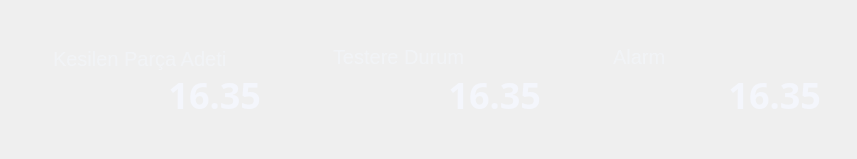
  <widget class="QFrame" name="Container_5">
   <property name="geometry">
    <rect>
     <x>1033</x>
     <y>851</y>
     <width>857</width>
     <height>159</height>
    </rect>
   </property>
   <property name="styleSheet">
    <string notr="true">QFrame {
    background: qlineargradient(
        x1:0, y1:0, x2:0, y2:1,
        stop:0 rgba(6, 11, 38, 240),
        stop:1 rgba(26, 31, 55, 0)
    );
    border-radius: 20px;
}
</string>
   </property>
   <property name="frameShape">
    <enum>QFrame::StyledPanel</enum>
   </property>
   <property name="frameShadow">
    <enum>QFrame::Raised</enum>
   </property>
   <widget class="QFrame" name="FrameKesilenParcaAdeti">
    <property name="geometry">
     <rect>
      <x>20</x>
      <y>27</y>
      <width>260</width>
      <height>105</height>
     </rect>
    </property>
    <property name="styleSheet">
     <string notr="true">QFrame {
    background: qlineargradient(
        x1:0, y1:0, x2:0, y2:1,
        stop:0 rgba(6, 11, 38, 240),
        stop:1 rgba(26, 31, 55, 0)
    );
    border-radius: 20px;
}
</string>
    </property>
    <property name="frameShape">
     <enum>QFrame::StyledPanel</enum>
    </property>
    <property name="frameShadow">
     <enum>QFrame::Raised</enum>
    </property>
    <widget class="QLabel" name="labelKesilenParcaAdeti">
     <property name="geometry">
      <rect>
       <x>33</x>
       <y>20</y>
       <width>211</width>
       <height>31</height>
      </rect>
     </property>
     <property name="styleSheet">
      <string notr="true">QLabel{
	background-color: transparent;
	color: rgba(244, 246, 252, 151);
	font-family: 'Plus-Jakarta-Sans';
	font-weight: medium;
	font-size: 20px;
}</string>
     </property>
     <property name="text">
      <string>Kesilen Parça Adeti</string>
     </property>
     <property name="alignment">
      <set>Qt::AlignLeading|Qt::AlignLeft|Qt::AlignTop</set>
     </property>
    </widget>
    <widget class="QLabel" name="labelKesilenParcaAdetiValue">
     <property name="geometry">
      <rect>
       <x>30</x>
       <y>43</y>
       <width>211</width>
       <height>50</height>
      </rect>
     </property>
     <property name="font">
      <font>
       <family>Plus-Jakarta-Sans</family>
       <pointsize>-1</pointsize>
       <weight>75</weight>
       <bold>true</bold>
      </font>
     </property>
     <property name="styleSheet">
      <string notr="true">QLabel{
	background-color: transparent;
	color: #F4F6FC;
	font-family: 'Plus-Jakarta-Sans';
	font-weight: bold;
	font-size: 36px;
}</string>
     </property>
     <property name="text">
      <string>16.35</string>
     </property>
     <property name="alignment">
      <set>Qt::AlignRight|Qt::AlignTrailing|Qt::AlignVCenter</set>
     </property>
    </widget>
   </widget>
   <widget class="QFrame" name="FrameTestereDurum">
    <property name="geometry">
     <rect>
      <x>300</x>
      <y>27</y>
      <width>260</width>
      <height>105</height>
     </rect>
    </property>
    <property name="styleSheet">
     <string notr="true">QFrame {
    background: qlineargradient(
        x1:0, y1:0, x2:0, y2:1,
        stop:0 rgba(6, 11, 38, 240),
        stop:1 rgba(26, 31, 55, 0)
    );
    border-radius: 20px;
}
</string>
    </property>
    <property name="frameShape">
     <enum>QFrame::StyledPanel</enum>
    </property>
    <property name="frameShadow">
     <enum>QFrame::Raised</enum>
    </property>
    <widget class="QLabel" name="labelTestereDurum">
     <property name="geometry">
      <rect>
       <x>33</x>
       <y>20</y>
       <width>201</width>
       <height>20</height>
      </rect>
     </property>
     <property name="styleSheet">
      <string notr="true">QLabel{
	background-color: transparent;
	color: rgba(244, 246, 252, 151);
	font-family: 'Plus-Jakarta-Sans';
	font-weight: medium;
	font-size: 20px;
}</string>
     </property>
     <property name="text">
      <string>Testere Durum</string>
     </property>
    </widget>
    <widget class="QLabel" name="labelTestereDurumValue">
     <property name="geometry">
      <rect>
       <x>30</x>
       <y>43</y>
       <width>211</width>
       <height>50</height>
      </rect>
     </property>
     <property name="font">
      <font>
       <family>Plus-Jakarta-Sans</family>
       <pointsize>-1</pointsize>
       <weight>75</weight>
       <bold>true</bold>
      </font>
     </property>
     <property name="styleSheet">
      <string notr="true">QLabel{
	background-color: transparent;
	color: #F4F6FC;
	font-family: 'Plus-Jakarta-Sans';
	font-weight: bold;
	font-size: 36px;
}</string>
     </property>
     <property name="text">
      <string>16.35</string>
     </property>
     <property name="alignment">
      <set>Qt::AlignRight|Qt::AlignTrailing|Qt::AlignVCenter</set>
     </property>
    </widget>
   </widget>
   <widget class="QFrame" name="FrameAlarm">
    <property name="geometry">
     <rect>
      <x>580</x>
      <y>27</y>
      <width>260</width>
      <height>105</height>
     </rect>
    </property>
    <property name="styleSheet">
     <string notr="true">QFrame {
    background: qlineargradient(
        x1:0, y1:0, x2:0, y2:1,
        stop:0 rgba(6, 11, 38, 240),
        stop:1 rgba(26, 31, 55, 0)
    );
    border-radius: 20px;
}
</string>
    </property>
    <property name="frameShape">
     <enum>QFrame::StyledPanel</enum>
    </property>
    <property name="frameShadow">
     <enum>QFrame::Raised</enum>
    </property>
    <widget class="QLabel" name="labelAlarm">
     <property name="geometry">
      <rect>
       <x>33</x>
       <y>20</y>
       <width>211</width>
       <height>20</height>
      </rect>
     </property>
     <property name="styleSheet">
      <string notr="true">QLabel{
	background-color: transparent;
	color: rgba(244, 246, 252, 151);
	font-family: 'Plus-Jakarta-Sans';
	font-weight: medium;
	font-size: 20px;
}</string>
     </property>
     <property name="text">
      <string>Alarm</string>
     </property>
    </widget>
    <widget class="QLabel" name="labelAlarmValue">
     <property name="geometry">
      <rect>
       <x>30</x>
       <y>43</y>
       <width>211</width>
       <height>50</height>
      </rect>
     </property>
     <property name="font">
      <font>
       <family>Plus-Jakarta-Sans</family>
       <pointsize>-1</pointsize>
       <weight>75</weight>
       <bold>true</bold>
      </font>
     </property>
     <property name="styleSheet">
      <string notr="true">QLabel{
	background-color: transparent;
	color: #F4F6FC;
	font-family: 'Plus-Jakarta-Sans';
	font-weight: bold;
	font-size: 36px;
}</string>
     </property>
     <property name="text">
      <string>16.35</string>
     </property>
     <property name="alignment">
      <set>Qt::AlignRight|Qt::AlignTrailing|Qt::AlignVCenter</set>
     </property>
    </widget>
   </widget>
  </widget>
